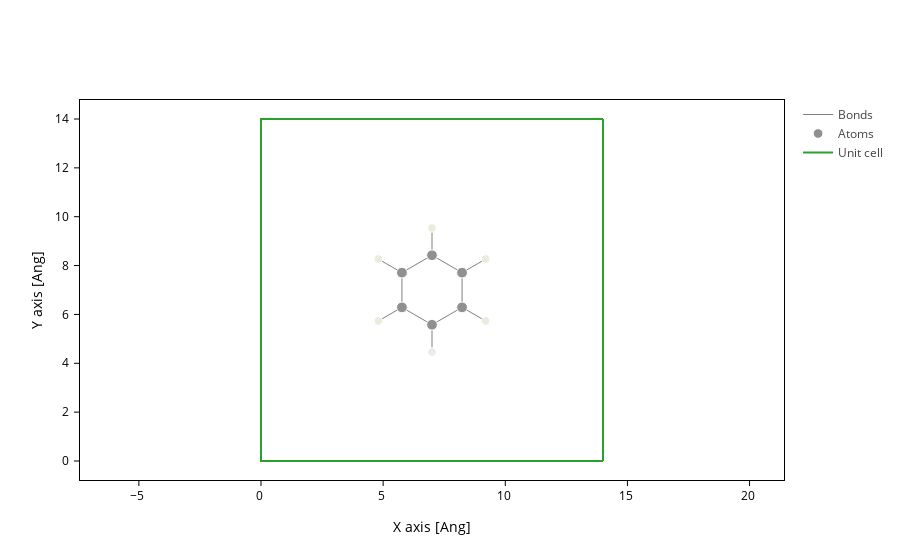

Notebook code for this chart:
### Code cell
molec.plot(axes="xy")

### Figure 1 — Plotly figure (JSON) as saved in the notebook; plotly's stock layout.template omitted (floating-point values rounded to 4 significant figures; data arrays with more than 128 entries replaced by an {"elided": "..."} marker saying what was removed)
{"data": [{"line": {"color": "gray", "width": 1}, "meta": {}, "mode": "lines", "name": "Bonds", "opacity": 1, "type": "scatter", "x": {"elided": "252 float values"}, "y": {"elided": "252 float values"}}, {"marker": {"color": ["#909090", "#EDEADE", "#909090", "#EDEADE", "#909090", "#EDEADE", "#909090", "#EDEADE", "#909090", "#EDEADE", "#909090", "#EDEADE"], "opacity": 1, "size": [10.72, 8.48, 10.72, 8.48, 10.72, 8.48, 10.72, 8.48, 10.72, 8.48, 10.72, 8.48]}, "meta": {}, "mode": "markers", "name": "Atoms", "opacity": 1, "type": "scatter", "x": [8.23, 9.199, 7.0, 7.0, 5.77, 4.801, 5.77, 4.801, 7.0, 7.0, 8.23, 9.199], "y": [7.711, 8.268, 8.422, 9.541, 7.711, 8.268, 6.289, 5.732, 5.578, 4.459, 6.289, 5.732]}, {"meta": {}, "mode": "lines", "name": "Unit cell", "type": "scatter", "x": [0.0, 0.0, 14.0, 14.0, 0.0, 0.0, NaN, 0.0, 0.0, 0.0, 14.0, 14.0, 0.0, NaN, 14.0, 14.0, NaN, 14.0, 14.0], "y": [0.0, 14.0, 14.0, 14.0, 14.0, 14.0, NaN, 14.0, 0.0, 0.0, 0.0, 0.0, 0.0, NaN, 14.0, 0.0, NaN, 14.0, 0.0]}], "layout": {"autosize": true, "scene": {"aspectmode": "data", "xaxis": {"title": {"text": "X axis [Ang]"}}, "yaxis": {"title": {"text": "Y axis [Ang]"}}}, "xaxis": {"autorange": true, "domain": [0, 1], "range": [-32.58, 46.58], "scaleanchor": "y", "scaleratio": 1, "title": {"text": "X axis [Ang]"}, "type": "linear"}, "yaxis": {"autorange": true, "domain": [0, 1], "range": [-0.7778, 14.78], "title": {"text": "Y axis [Ang]"}, "type": "linear"}}}
